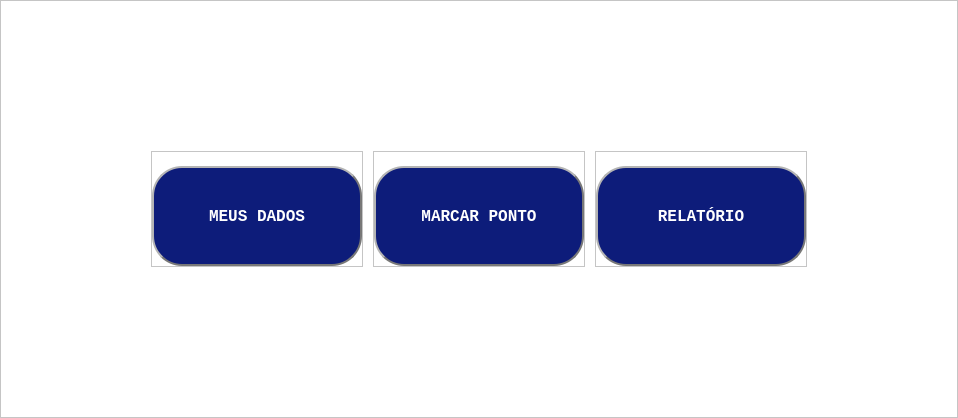
      <widget class="QWidget" name="main_pg">
       <property name="sizePolicy">
        <sizepolicy hsizetype="Expanding" vsizetype="Expanding">
         <horstretch>0</horstretch>
         <verstretch>0</verstretch>
        </sizepolicy>
       </property>
       <property name="styleSheet">
        <string notr="true">background-color: rgb(255, 255, 255);</string>
       </property>
       <layout class="QVBoxLayout" name="verticalLayout_12">
        <property name="spacing">
         <number>0</number>
        </property>
        <property name="leftMargin">
         <number>0</number>
        </property>
        <property name="topMargin">
         <number>0</number>
        </property>
        <property name="rightMargin">
         <number>0</number>
        </property>
        <property name="bottomMargin">
         <number>0</number>
        </property>
        <item>
         <widget class="QFrame" name="escolha_primaria">
          <property name="sizePolicy">
           <sizepolicy hsizetype="Expanding" vsizetype="Expanding">
            <horstretch>0</horstretch>
            <verstretch>0</verstretch>
           </sizepolicy>
          </property>
          <property name="frameShape">
           <enum>QFrame::StyledPanel</enum>
          </property>
          <property name="frameShadow">
           <enum>QFrame::Raised</enum>
          </property>
          <layout class="QHBoxLayout" name="horizontalLayout_4">
           <property name="spacing">
            <number>10</number>
           </property>
           <property name="leftMargin">
            <number>150</number>
           </property>
           <property name="topMargin">
            <number>150</number>
           </property>
           <property name="rightMargin">
            <number>150</number>
           </property>
           <property name="bottomMargin">
            <number>150</number>
           </property>
           <item>
            <widget class="QFrame" name="user_data_grid">
             <property name="minimumSize">
              <size>
               <width>0</width>
               <height>0</height>
              </size>
             </property>
             <property name="frameShape">
              <enum>QFrame::StyledPanel</enum>
             </property>
             <property name="frameShadow">
              <enum>QFrame::Raised</enum>
             </property>
             <layout class="QVBoxLayout" name="verticalLayout_9">
              <property name="spacing">
               <number>0</number>
              </property>
              <property name="leftMargin">
               <number>0</number>
              </property>
              <property name="topMargin">
               <number>0</number>
              </property>
              <property name="rightMargin">
               <number>0</number>
              </property>
              <property name="bottomMargin">
               <number>0</number>
              </property>
              <item>
               <widget class="QLabel" name="label">
                <property name="text">
                 <string/>
                </property>
                <property name="pixmap">
                 <pixmap resource="icons.qrc">:/icons/telas e icons/icons/Bianca/Icones e Imagens/IconeMeusDados.svg</pixmap>
                </property>
                <property name="alignment">
                 <set>Qt::AlignCenter</set>
                </property>
               </widget>
              </item>
              <item alignment="Qt::AlignHCenter">
               <widget class="QPushButton" name="meus_dados2_btn">
                <property name="minimumSize">
                 <size>
                  <width>210</width>
                  <height>100</height>
                 </size>
                </property>
                <property name="maximumSize">
                 <size>
                  <width>210</width>
                  <height>100</height>
                 </size>
                </property>
                <property name="font">
                 <font>
                  <family>Lucida Console</family>
                  <pointsize>12</pointsize>
                  <weight>75</weight>
                  <bold>true</bold>
                 </font>
                </property>
                <property name="cursor">
                 <cursorShape>PointingHandCursor</cursorShape>
                </property>
                <property name="styleSheet">
                 <string notr="true">background-color: rgb(13, 28, 122);
color: rgb(255, 255, 255);
border-radius: 30px;
border-style: outset;
border-width: 2px;
border-color: rgb(120, 120, 120);</string>
                </property>
                <property name="text">
                 <string>MEUS DADOS</string>
                </property>
               </widget>
              </item>
             </layout>
            </widget>
           </item>
           <item>
            <widget class="QFrame" name="user_marc_grid">
             <property name="frameShape">
              <enum>QFrame::StyledPanel</enum>
             </property>
             <property name="frameShadow">
              <enum>QFrame::Raised</enum>
             </property>
             <layout class="QVBoxLayout" name="verticalLayout_10">
              <property name="spacing">
               <number>0</number>
              </property>
              <property name="leftMargin">
               <number>0</number>
              </property>
              <property name="topMargin">
               <number>0</number>
              </property>
              <property name="rightMargin">
               <number>0</number>
              </property>
              <property name="bottomMargin">
               <number>0</number>
              </property>
              <item>
               <widget class="QLabel" name="label_2">
                <property name="text">
                 <string/>
                </property>
                <property name="pixmap">
                 <pixmap resource="icons.qrc">:/icons/telas e icons/icons/Bianca/Icones e Imagens/IconeMarcarPonto.svg</pixmap>
                </property>
                <property name="scaledContents">
                 <bool>false</bool>
                </property>
                <property name="alignment">
                 <set>Qt::AlignCenter</set>
                </property>
               </widget>
              </item>
              <item alignment="Qt::AlignHCenter">
               <widget class="QPushButton" name="marcaponto_btn2">
                <property name="minimumSize">
                 <size>
                  <width>210</width>
                  <height>100</height>
                 </size>
                </property>
                <property name="maximumSize">
                 <size>
                  <width>210</width>
                  <height>100</height>
                 </size>
                </property>
                <property name="font">
                 <font>
                  <family>Lucida Console</family>
                  <pointsize>12</pointsize>
                  <weight>75</weight>
                  <bold>true</bold>
                 </font>
                </property>
                <property name="cursor">
                 <cursorShape>PointingHandCursor</cursorShape>
                </property>
                <property name="styleSheet">
                 <string notr="true">background-color: rgb(13, 28, 122);
color: rgb(255, 255, 255);
border-radius: 30px;
border-style: outset;
border-width: 2px;
border-color: rgb(120, 120, 120);</string>
                </property>
                <property name="text">
                 <string>MARCAR PONTO</string>
                </property>
               </widget>
              </item>
             </layout>
            </widget>
           </item>
           <item>
            <widget class="QFrame" name="user_report_grid">
             <property name="frameShape">
              <enum>QFrame::StyledPanel</enum>
             </property>
             <property name="frameShadow">
              <enum>QFrame::Raised</enum>
             </property>
             <layout class="QVBoxLayout" name="verticalLayout_11">
              <property name="spacing">
               <number>0</number>
              </property>
              <property name="leftMargin">
               <number>0</number>
              </property>
              <property name="topMargin">
               <number>0</number>
              </property>
              <property name="rightMargin">
               <number>0</number>
              </property>
              <property name="bottomMargin">
               <number>0</number>
              </property>
              <item>
               <widget class="QLabel" name="label_3">
                <property name="text">
                 <string/>
                </property>
                <property name="pixmap">
                 <pixmap resource="icons.qrc">:/icons/telas e icons/icons/Bianca/Icones e Imagens/IconeRelatório.svg</pixmap>
                </property>
                <property name="alignment">
                 <set>Qt::AlignCenter</set>
                </property>
               </widget>
              </item>
              <item alignment="Qt::AlignHCenter">
               <widget class="QPushButton" name="relatorio_btn2">
                <property name="minimumSize">
                 <size>
                  <width>210</width>
                  <height>100</height>
                 </size>
                </property>
                <property name="maximumSize">
                 <size>
                  <width>210</width>
                  <height>100</height>
                 </size>
                </property>
                <property name="font">
                 <font>
                  <family>Lucida Console</family>
                  <pointsize>12</pointsize>
                  <weight>75</weight>
                  <bold>true</bold>
                 </font>
                </property>
                <property name="cursor">
                 <cursorShape>PointingHandCursor</cursorShape>
                </property>
                <property name="styleSheet">
                 <string notr="true">background-color: rgb(13, 28, 122);
color: rgb(255, 255, 255);
border-radius: 30px;
border-style: outset;
border-width: 2px;
border-color: rgb(120, 120, 120);</string>
                </property>
                <property name="text">
                 <string>RELATÓRIO</string>
                </property>
               </widget>
              </item>
             </layout>
            </widget>
           </item>
          </layout>
         </widget>
        </item>
       </layout>
      </widget>
